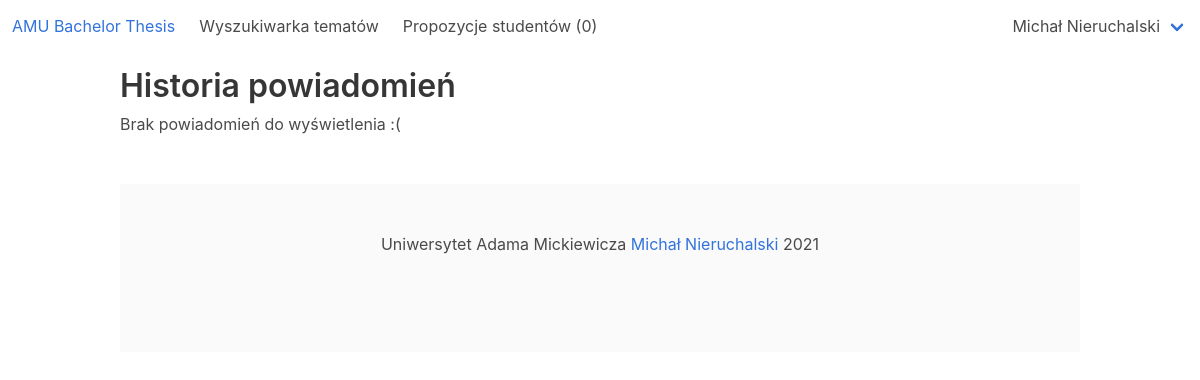
/amu_bachelor_thesis/notifications/history (signed in), run on an earlier commit of the app's database.
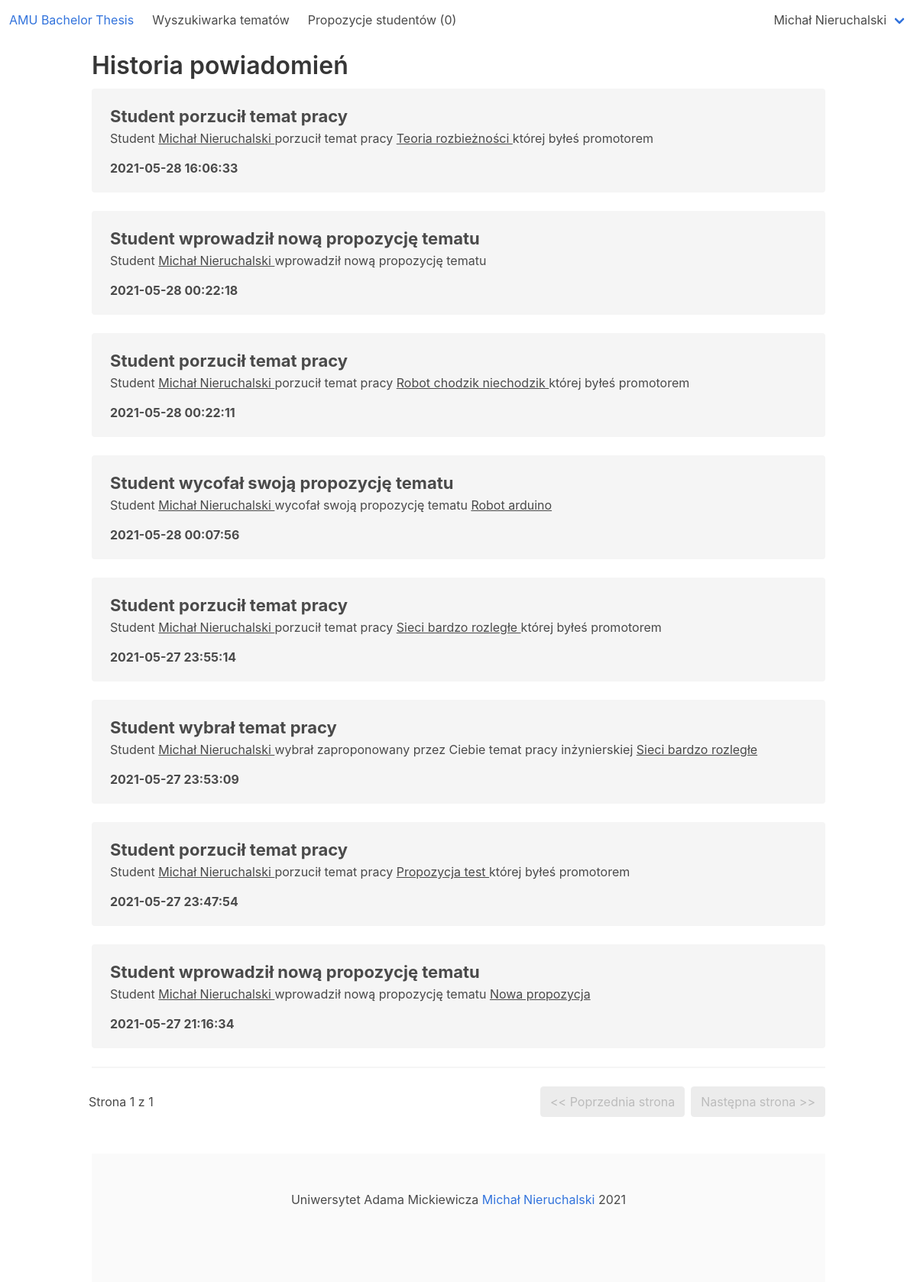
And on a later commit of the database.
### amu_bachelor_thesis_app/models.py (models this page shows, shortened)
class Notification(models.Model):
    STUDENT_CREATED_PROPOSITION = 1
    STUDENT_DISCARDED_PROPOSITION = 2
    STUDENT_EDITED_PROPOSITION = 3
    STUDENT_SELECTED_THESIS = 4
    STUDENT_UNSELECTED_THESIS = 5
    LECTURER_EDITED_THESIS = 51
    LECTURER_ACCEPTED_PROPOSITION = 52
    LECTURER_DISCARDED_PROPOSITION = 53
    TYPE_CHOICES = (
        (STUDENT_CREATED_PROPOSITION, 'STUDENT_CREATED_PROPOSITION'),
        (STUDENT_DISCARDED_PROPOSITION, 'STUDENT_DISCARDED_PROPOSITION'),
        (STUDENT_EDITED_PROPOSITION, 'STUDENT_EDITED_PROPOSITION'),
        (STUDENT_SELECTED_THESIS, 'STUDENT_SELECTED_THESIS'),
        (STUDENT_UNSELECTED_THESIS, 'STUDENT_UNSELECTED_THESIS'),
        (LECTURER_EDITED_THESIS, 'LECTURER_EDITED_THESIS'),
        (LECTURER_ACCEPTED_PROPOSITION, 'LECTURER_ACCEPTED_PROPOSITION'),
        (LECTURER_DISCARDED_PROPOSITION, 'LECTURER_DISCARDED_PROPOSITION')
    )
    date = models.DateTimeField(null=False)
    is_seen = models.BooleanField(null=False)
    type = models.PositiveSmallIntegerField(choices=TYPE_CHOICES, blank=False, null=False)
    thesis = models.ForeignKey(Thesis, on_delete=models.SET_NULL, null=True)
    thesis_proposition = models.ForeignKey(ThesisProposition, on_delete=models.SET_NULL, null=True)
    student = models.ForeignKey(Student, on_delete=models.CASCADE, null=True)
    lecturer = models.ForeignKey(Lecturer, on_delete=models.CASCADE, null=True)
    recipient = models.ForeignKey(User, on_delete=models.CASCADE, null=False)

class Student(models.Model):
    first_name = models.CharField(max_length=180, blank=False, null=False)
    last_name = models.CharField(max_length=180, blank=False, null=False)
    album_number = models.CharField(max_length=6, blank=False, null=False)
    user = models.OneToOneField(User, on_delete=models.CASCADE, primary_key=True)
    def __str__(self):
        return self.first_name + ' ' + self.last_name

class Thesis(models.Model):
    title = models.CharField(max_length=255, blank=False, null=False)
    description = models.CharField(max_length=4000, blank=True, null=True)
    created_at = models.DateTimeField(null=False)
    edited_at = models.DateTimeField(null=True)
    lecturer = models.ForeignKey(Lecturer, on_delete=models.PROTECT, null=False)
    student = models.OneToOneField(Student, on_delete=models.SET_NULL, null=True)

class ThesisProposition(models.Model):
    title = models.CharField(max_length=255, blank=False, null=False)
    description = models.CharField(max_length=4000, blank=True, null=True)
    created_at = models.DateTimeField(null=False)
    edited_at = models.DateTimeField(null=True)
    lecturer = models.ForeignKey(Lecturer, on_delete=models.CASCADE, null=False)
    student = models.ForeignKey(Student, on_delete=models.CASCADE, null=False)
    is_active = models.BooleanField(null=False)

### amu_bachelor_thesis_app/views/notifications_views.py (the view)
# urls.py: path('notifications/history', notifications_views.NotificationsHistoryView.as_view(), name='notifications_history'),
@method_decorator(login_required, name='dispatch')
class NotificationsHistoryView(generic.ListView):
    model = Notification
    template_name = 'amu_bachelor_thesis_app/notification/notifications-history.html'
    context_object_name = 'notifications'
    paginate_by = 15
    def get_queryset(self):
        return Notification.objects.filter(recipient=self.request.user, is_seen=True).order_by('-date')

### amu_bachelor_thesis_app/models.py (called while the page is built)
    def __str__(self):
        if self.role == User.STUDENT:
            return str(self.student)
        if self.role == User.LECTURER:
            return str(self.lecturer)
        return self.email

    def is_student(self):
        return self.role == User.STUDENT

    def is_lecturer(self):
        return self.role == User.LECTURER

    @property
    def is_superuser(self):
        return self.role == self.SUPERUSER

    def __str__(self):
        return self.first_name + ' ' + self.last_name

### amu_bachelor_thesis_app/templatetags/helpers.py (called while the page is built)
@register.simple_tag
def get_number_of_notifications(user):
    return user.notification_set.count()

@register.simple_tag
def has_notifications(user):
    return user.notification_set.filter(is_seen=False).count() == 0

### amu_bachelor_thesis_app/templatetags/lecturer.py (called while the page is built)
@register.simple_tag
def count_thesis_propositions(lecturer):
    return ThesisProposition.objects.filter(lecturer=lecturer, is_active=True).count()

### amu_bachelor_thesis_app/templates/amu_bachelor_thesis_app/notification/notifications-history.html (shortened to what this page needs)
{% extends 'amu_bachelor_thesis_app/base.html' %}
{% block content %}
    <h2 class="title mb-1">Historia powiadomień</h2>
    {% if notifications %}
        <ul class="notifications-list mt-3">
            {% for notification in notifications %}
                {% include 'amu_bachelor_thesis_app/notification/notification-list-item.html' with notification=notification %}
            {% endfor %}
        </ul>
        {% include 'amu_bachelor_thesis_app/shell/pagination.html' %}
    {% else %}
        <p class="mt-2 mb-2">Brak powiadomień do wyświetlenia :(</p>
    {% endif %}
{% endblock %}

### amu_bachelor_thesis_app/templates/amu_bachelor_thesis_app/notification/notification-list-item.html (shortened to what this page needs)
 <li class="notification">
    {% if notification.type == notification.STUDENT_CREATED_PROPOSITION %}
        <div class="notification-header">Student wprowadził nową propozycję tematu</div>
            <div class="notification-content">
                Student
            {% include 'amu_bachelor_thesis_app/notification/notification-student-anchor.html' with notification=notification %}
            wprowadził nową propozycję tematu
            {% include 'amu_bachelor_thesis_app/notification/notification-thesis-proposition-anchor.html' with notification=notification %}
        </div>
     {% endif %}
     {% if notification.type == notification.STUDENT_DISCARDED_PROPOSITION %}
        <div class="notification-header">Student wycofał swoją propozycję tematu</div>
        <div class="notification-content">
            Student
            {% include 'amu_bachelor_thesis_app/notification/notification-student-anchor.html' with notification=notification %}
            wycofał swoją propozycję tematu
            {% include 'amu_bachelor_thesis_app/notification/notification-thesis-proposition-anchor.html' with notification=notification %}
        </div>
     {% endif %}
     {% if notification.type == notification.STUDENT_SELECTED_THESIS %}
        <div class="notification-header">Student wybrał temat pracy</div>
        <div class="notification-content">
            Student
            {% include 'amu_bachelor_thesis_app/notification/notification-student-anchor.html' with notification=notification %}
            wybrał zaproponowany przez Ciebie temat pracy inżynierskiej
            {% include 'amu_bachelor_thesis_app/notification/notification-thesis-anchor.html' with notification=notification %}
        </div>
     {% endif %}
     {% if notification.type == notification.STUDENT_UNSELECTED_THESIS %}
        <div class="notification-header">Student porzucił temat pracy</div>
        <div class="notification-content">
            Student
            {% include 'amu_bachelor_thesis_app/notification/notification-student-anchor.html' with notification=notification %}
            porzucił temat pracy
            {% include 'amu_bachelor_thesis_app/notification/notification-thesis-anchor.html' with notification=notification %}
            której byłeś promotorem
        </div>
     {% endif %}
     <div class="notification-date">
         {{ notification.date | date:'Y-m-d H:i:s' }}
     </div>
 </li>

### amu_bachelor_thesis_app/templates/amu_bachelor_thesis_app/notification/notification-student-anchor.html
<a href="{% url 'amu_bachelor_thesis:student_profile' notification.student_id %}">
    {{ notification.student }}
</a>

### amu_bachelor_thesis_app/templates/amu_bachelor_thesis_app/notification/notification-thesis-anchor.html
{% if notification.thesis %}
    <a href="{% url 'amu_bachelor_thesis:thesis' notification.thesis_id %}">
        {{ notification.thesis.title }}
    </a>
{% endif %}

### amu_bachelor_thesis_app/templates/amu_bachelor_thesis_app/notification/notification-thesis-proposition-anchor.html
{% if notification.thesis_proposition %}
    <a href="{% url 'amu_bachelor_thesis:thesis_proposition' notification.thesis_proposition_id %}">
        {{ notification.thesis_proposition.title }}
    </a>
{% endif %}

What changed in the data, as far as the page shows it:
added Notification: student "Michał Nieruchalski", thesis "Teoria rozbieżności", date "2021-05-28 16:06:33"
added Notification: student "Michał Nieruchalski", date "2021-05-28 00:22:18"
added Notification: student "Michał Nieruchalski", thesis "Robot chodzik niechodzik", date "2021-05-28 00:22:11"
added Notification: student "Michał Nieruchalski", thesis_proposition "Robot arduino", date "2021-05-28 00:07:56"
added Notification: student "Michał Nieruchalski", thesis "Sieci bardzo rozległe", date "2021-05-27 23:55:14"
added Notification: student "Michał Nieruchalski", thesis "Sieci bardzo rozległe", date "2021-05-27 23:53:09"
added Notification: student "Michał Nieruchalski", thesis "Propozycja test", date "2021-05-27 23:47:54"
added Notification: student "Michał Nieruchalski", thesis_proposition "Nowa propozycja", date "2021-05-27 21:16:34"
Also different on the page:
{{ page_obj.number }}: (not shown) → "1"
{{ page_obj.paginator.num_pages }}: (not shown) → "1"
text no longer shown: "Brak powiadomień do wyświetlenia :("
text now shown: "<< Poprzednia strona Następna strona >> Strona z"
